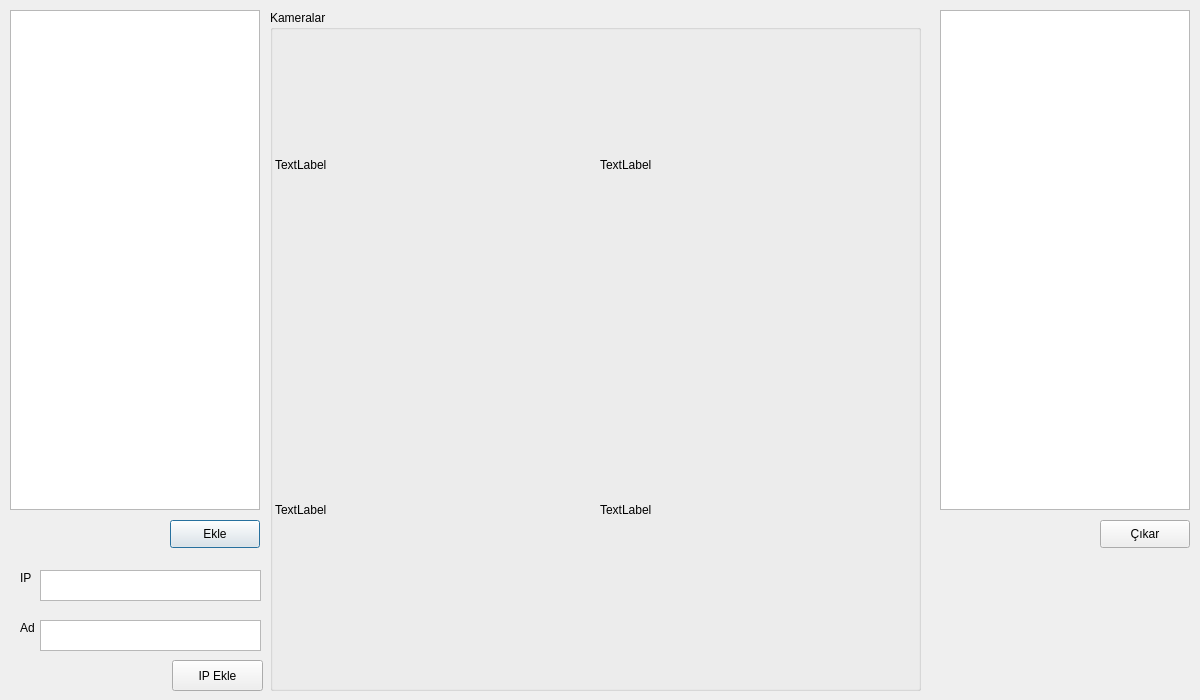
<?xml version="1.0" encoding="UTF-8"?>
<ui version="4.0">
 <class>Dialog</class>
 <widget class="QDialog" name="Dialog">
  <property name="geometry">
   <rect>
    <x>0</x>
    <y>0</y>
    <width>1200</width>
    <height>700</height>
   </rect>
  </property>
  <property name="windowTitle">
   <string>Dialog</string>
  </property>
  <widget class="QListView" name="list_free_cam">
   <property name="geometry">
    <rect>
     <x>10</x>
     <y>10</y>
     <width>250</width>
     <height>500</height>
    </rect>
   </property>
  </widget>
  <widget class="QPushButton" name="btn_add">
   <property name="geometry">
    <rect>
     <x>170</x>
     <y>520</y>
     <width>90</width>
     <height>28</height>
    </rect>
   </property>
   <property name="text">
    <string>Ekle</string>
   </property>
  </widget>
  <widget class="QListView" name="list_added">
   <property name="geometry">
    <rect>
     <x>940</x>
     <y>10</y>
     <width>250</width>
     <height>500</height>
    </rect>
   </property>
  </widget>
  <widget class="QPushButton" name="btn_remove">
   <property name="geometry">
    <rect>
     <x>1100</x>
     <y>520</y>
     <width>90</width>
     <height>28</height>
    </rect>
   </property>
   <property name="text">
    <string>Çıkar</string>
   </property>
  </widget>
  <widget class="QGroupBox" name="kameralar">
   <property name="geometry">
    <rect>
     <x>270</x>
     <y>10</y>
     <width>651</width>
     <height>681</height>
    </rect>
   </property>
   <property name="title">
    <string>Kameralar</string>
   </property>
   <widget class="QLabel" name="cam0">
    <property name="geometry">
     <rect>
      <x>5</x>
      <y>5</y>
      <width>300</width>
      <height>300</height>
     </rect>
    </property>
    <property name="text">
     <string>TextLabel</string>
    </property>
   </widget>
   <widget class="QLabel" name="cam1">
    <property name="geometry">
     <rect>
      <x>330</x>
      <y>5</y>
      <width>300</width>
      <height>300</height>
     </rect>
    </property>
    <property name="text">
     <string>TextLabel</string>
    </property>
   </widget>
   <widget class="QLabel" name="cam3">
    <property name="geometry">
     <rect>
      <x>330</x>
      <y>350</y>
      <width>300</width>
      <height>300</height>
     </rect>
    </property>
    <property name="text">
     <string>TextLabel</string>
    </property>
   </widget>
   <widget class="QLabel" name="cam2">
    <property name="geometry">
     <rect>
      <x>5</x>
      <y>350</y>
      <width>300</width>
      <height>300</height>
     </rect>
    </property>
    <property name="text">
     <string>TextLabel</string>
    </property>
   </widget>
  </widget>
  <widget class="QTextEdit" name="txt_ip">
   <property name="geometry">
    <rect>
     <x>40</x>
     <y>570</y>
     <width>221</width>
     <height>31</height>
    </rect>
   </property>
  </widget>
  <widget class="QTextEdit" name="txt_name">
   <property name="geometry">
    <rect>
     <x>40</x>
     <y>620</y>
     <width>221</width>
     <height>31</height>
    </rect>
   </property>
  </widget>
  <widget class="QLabel" name="label">
   <property name="geometry">
    <rect>
     <x>20</x>
     <y>570</y>
     <width>55</width>
     <height>16</height>
    </rect>
   </property>
   <property name="text">
    <string>IP</string>
   </property>
  </widget>
  <widget class="QLabel" name="label_2">
   <property name="geometry">
    <rect>
     <x>20</x>
     <y>620</y>
     <width>55</width>
     <height>16</height>
    </rect>
   </property>
   <property name="text">
    <string>Ad</string>
   </property>
  </widget>
  <widget class="QPushButton" name="btn_ipadd">
   <property name="geometry">
    <rect>
     <x>172</x>
     <y>660</y>
     <width>91</width>
     <height>31</height>
    </rect>
   </property>
   <property name="text">
    <string>IP Ekle</string>
   </property>
  </widget>
 </widget>
 <resources/>
 <connections/>
</ui>
